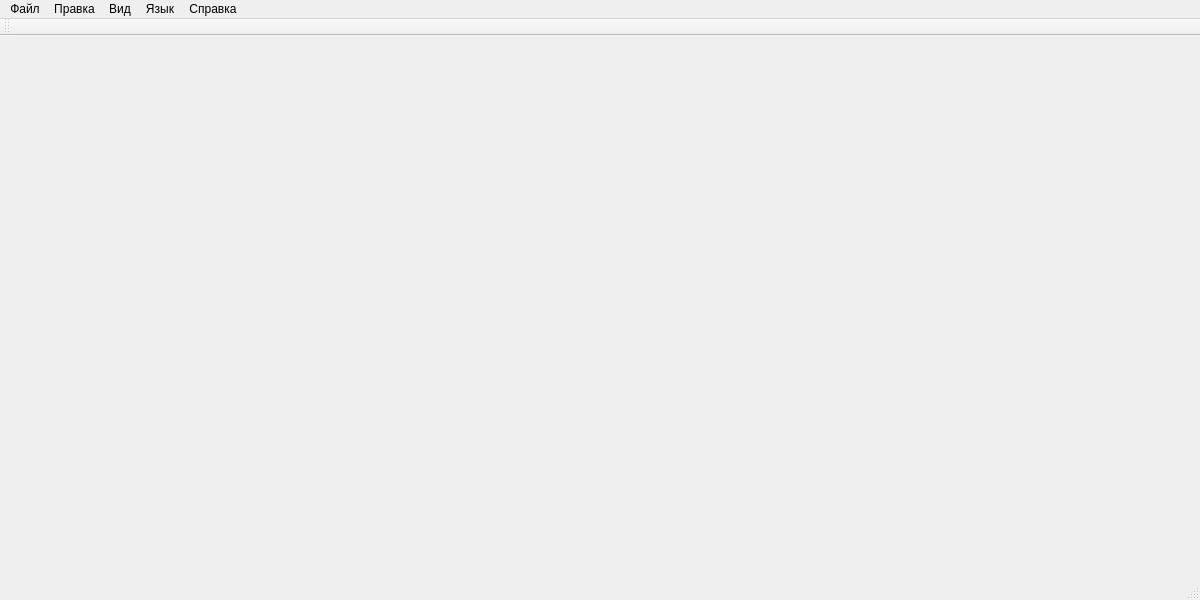
<?xml version="1.0" encoding="UTF-8"?>
<ui version="4.0">
 <class>MainWindow</class>
 <widget class="QMainWindow" name="MainWindow">
  <property name="geometry">
   <rect>
    <x>0</x>
    <y>0</y>
    <width>1200</width>
    <height>600</height>
   </rect>
  </property>
  <property name="windowTitle">
   <string>ПО учёта покупателей жилых помещений</string>
  </property>
  <widget class="QWidget" name="centralwidget"/>
  <widget class="QMenuBar" name="menubar">
   <property name="geometry">
    <rect>
     <x>0</x>
     <y>0</y>
     <width>800</width>
     <height>22</height>
    </rect>
   </property>
   <widget class="QMenu" name="menuFile">
    <property name="title">
     <string>Файл</string>
    </property>
    <addaction name="actionOpen"/>
    <addaction name="actionSave"/>
    <addaction name="actionSaveAs"/>
    <addaction name="separator"/>
    <addaction name="actionExit"/>
   </widget>
   <widget class="QMenu" name="menuEdit">
    <property name="title">
     <string>Правка</string>
    </property>
    <addaction name="actionAddBuyer"/>
    <addaction name="actionEditBuyer"/>
    <addaction name="actionDeleteBuyer"/>
   </widget>
   <widget class="QMenu" name="menuView">
    <property name="title">
     <string>Вид</string>
    </property>
    <addaction name="actionSearch"/>
    <addaction name="actionPrint"/>
    <addaction name="actionShowChart"/>
   </widget>
   <widget class="QMenu" name="menuLanguage">
    <property name="title">
     <string>Язык</string>
    </property>
    <addaction name="actionEnglish"/>
    <addaction name="actionRussian"/>
   </widget>
   <widget class="QMenu" name="menuHelp">
    <property name="title">
     <string>Справка</string>
    </property>
    <addaction name="actionAbout"/>
   </widget>
   <addaction name="menuFile"/>
   <addaction name="menuEdit"/>
   <addaction name="menuView"/>
   <addaction name="menuLanguage"/>
   <addaction name="menuHelp"/>
  </widget>
  <widget class="QStatusBar" name="statusbar"/>
  <widget class="QToolBar" name="mainToolBar">
   <property name="windowTitle">
    <string>mainToolBar</string>
   </property>
   <attribute name="toolBarArea">
    <enum>TopToolBarArea</enum>
   </attribute>
   <attribute name="toolBarBreak">
    <bool>false</bool>
   </attribute>
  </widget>
  <action name="actionOpen">
   <property name="text">
    <string>Открыть...</string>
   </property>
  </action>
  <action name="actionSave">
   <property name="text">
    <string>Сохранить</string>
   </property>
  </action>
  <action name="actionSaveAs">
   <property name="text">
    <string>Сохранить как...</string>
   </property>
  </action>
  <action name="actionExit">
   <property name="text">
    <string>Выход</string>
   </property>
  </action>
  <action name="actionAddBuyer">
   <property name="text">
    <string>Добавить покупателя</string>
   </property>
  </action>
  <action name="actionEditBuyer">
   <property name="text">
    <string>Редактировать покупателя</string>
   </property>
  </action>
  <action name="actionDeleteBuyer">
   <property name="text">
    <string>Удалить покупателя</string>
   </property>
  </action>
  <action name="actionSearch">
   <property name="text">
    <string>Поиск...</string>
   </property>
  </action>
  <action name="actionPrint">
   <property name="text">
    <string>Печать...</string>
   </property>
  </action>
  <action name="actionShowChart">
   <property name="text">
    <string>Показать диаграмму</string>
   </property>
  </action>
  <action name="actionEnglish">
   <property name="text">
    <string>Английский</string>
   </property>
  </action>
  <action name="actionRussian">
   <property name="text">
    <string>Русский</string>
   </property>
  </action>
  <action name="actionAbout">
   <property name="text">
    <string>О программе</string>
   </property>
  </action>
 </widget>
 <resources/>
 <connections/>
</ui> 
